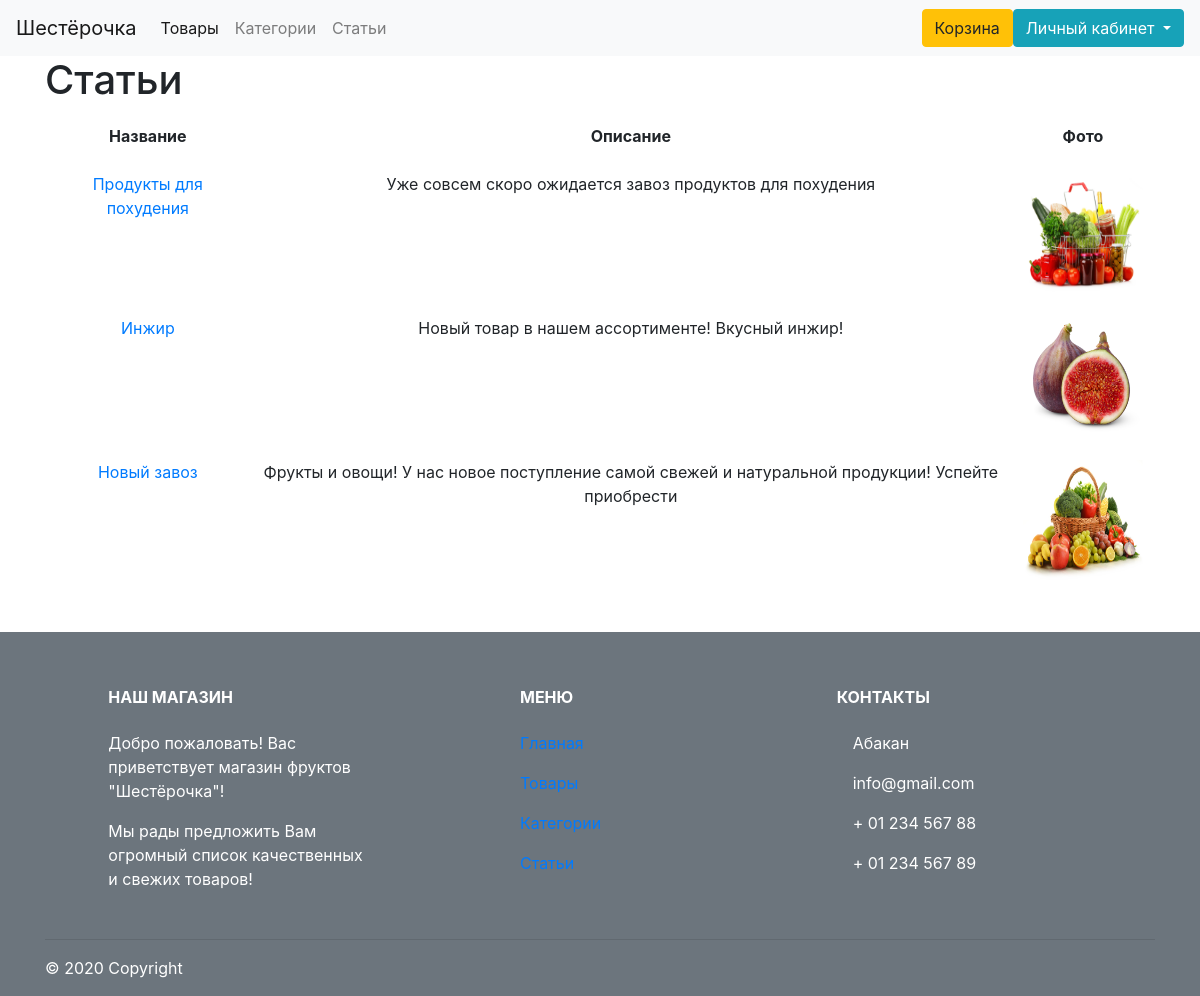
The page /article.php (signed in) on the database its author committed.
### tables this page shows
CREATE TABLE `article` (
  `id` int(11) NOT NULL,
  `user` int(11) NOT NULL,
  `name` varchar(255) NOT NULL,
  `text` text NOT NULL,
  `photo` varchar(255) NOT NULL
);

### article.php (the view, shortened to what this page needs)
<?php
require_once 'navbar.php';
?>
<!DOCTYPE html>
<html lang="en">
<head>
    <link rel="stylesheet" href="https://stackpath.bootstrapcdn.com/bootstrap/4.5.2/css/bootstrap.min.css">
</head>
<body>
<section class="container">
        <h1>Статьи</h1>
    <table class = "table table-borderless">
        <thead class="text-center">
        <tr>
            <th>Название</th>
            <th>Описание</th>
            <th>Фото</th>
        </tr>
        <?php
        $stmt = $pdo->query('SELECT *, `article`.id AS idR FROM `article` ORDER BY idR DESC');
        while ($row = $stmt->fetch())
        {
            echo "<tr>";
            echo '<td><a href="comments.php?id='.$row['id'].'">'.$row['name'].'</a></td>';
            echo '<td>'.$row['text'].'</td>';
            echo '<td><img src="images/'.$row['photo'].'" alt="Здесь должна быть картинка" width="120" height="120"></td>';
            echo "</tr>";
        }
        ?>
        </table>
        <br>
</section>
<?php
require_once 'footer.php';
?>
</body>
</html>

### rows shown on the page
article: name "Продукты для похудения", text "Уже совсем скоро ожидается завоз продуктов для похудения", photo (picture)
article: name "Инжир", text "Новый товар в нашем ассортименте! Вкусный инжир!", photo (picture)
article: name "Новый завоз", text "Фрукты и овощи! У нас новое поступление самой свежей и натуральной продукции! Успейте приобрести", photo (picture)
